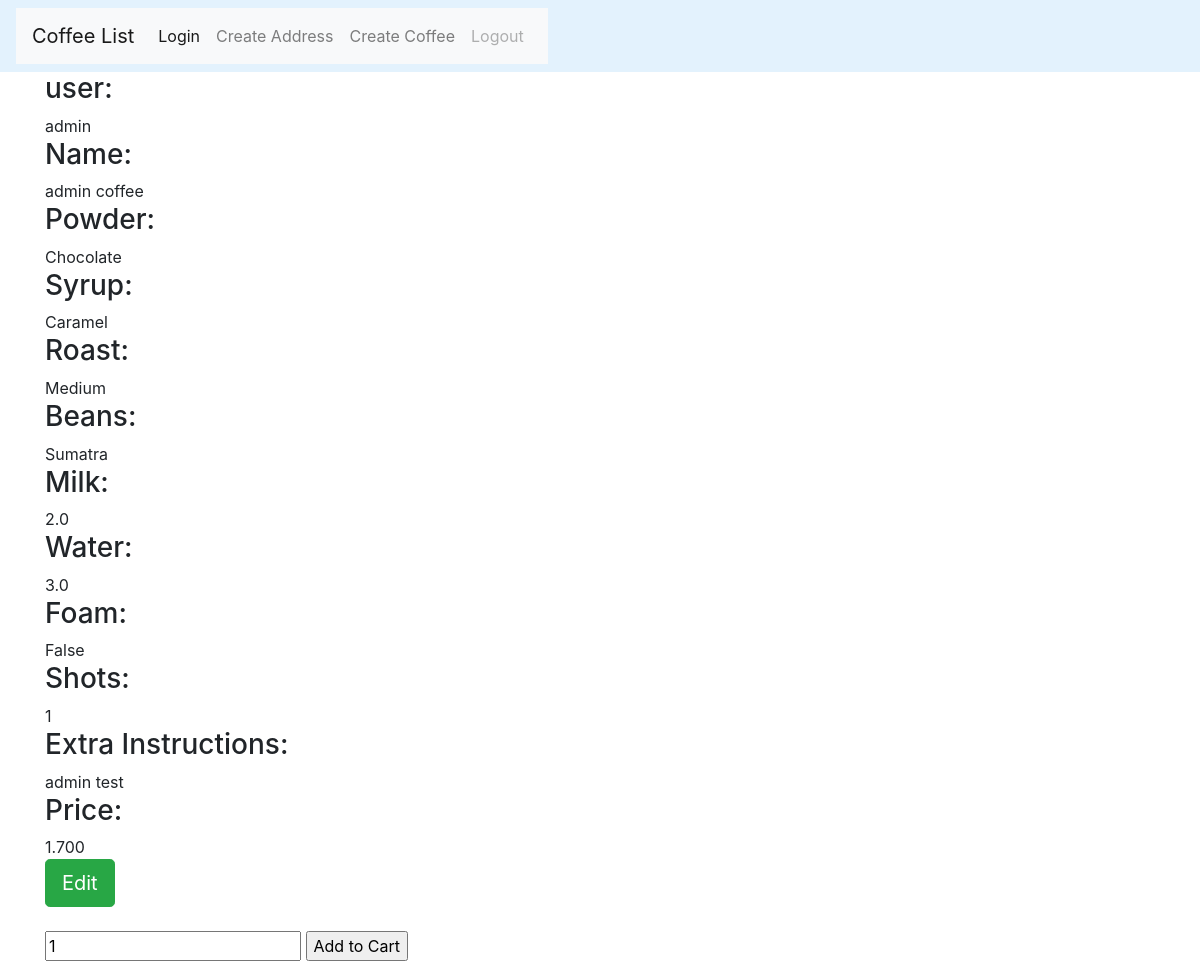
The page /coffee/userCoffeeDetails/11/ (signed in) on the database its author committed.
### coffee/models.py (models this page shows, shortened)
class Coffee(models.Model):
	user=models.ForeignKey(User)
	name=models.CharField(max_length=50)
	powder=models.ManyToManyField(Powder)
	syrup=models.ManyToManyField(Syrup)
	roast=models.ForeignKey(Roast)
	beans=models.ForeignKey(Beans, null=True)
	milk=models.FloatField()
	water=models.FloatField()
	foam=models.BooleanField()
	shots=models.PositiveIntegerField(default=1)
	extra_instruction=models.TextField(null=True)
	price=models.DecimalField(max_digits=5, decimal_places=3, null=True)

class Powder(models.Model):
	name=models.CharField(max_length=50)
	price=models.DecimalField(max_digits=5, decimal_places=3)

class Syrup(models.Model):
	name=models.CharField(max_length=50)
	price=models.DecimalField(max_digits=5, decimal_places=3)

class Roast(models.Model):
	name=models.CharField(max_length=50)
	def __str__(self):
		return(self.name)

class Beans(models.Model):
	name=models.CharField(max_length=50)
	price=models.DecimalField(max_digits=5, decimal_places=3)
	def __str__(self):
		return(self.name)

### coffee/views.py (the view)
# urls.py: url(r'^userCoffeeDetails/(?P<details_id>[\d]+)/$', views.coffeeDetails, name='userCoffeeDetails'),
def coffeeDetails(request, details_id):
    obj_details=Coffee.objects.get(id=details_id)
    if not(request.user.is_superuser or request.user.is_staff or request.user==obj_details.user):
        raise Http404
    context={
        'obj_details':obj_details,
            }
    return render(request,"userCoffeeDetails.html", context)

### coffee/templates/userCoffeeDetails.html (shortened to what this page needs)
{% extends 'base.html' %}
{% load crispy_forms_tags %}
{% block content %}
	<div class='row'>
		<div class='col-sm-6 col-sm-offset-3'>
	<h3>user: </h3>{{obj_details.user}}
	<h3>Name: </h3>{{obj_details.name}}
	<h3>Powder: </h3> {% for powder in obj_details.powder.all %}{{powder.name}} {% endfor %}
	<h3>Syrup: </h3> {% for syrup in obj_details.syrup.all %}{{syrup.name}} 	{% endfor %}
	<h3>Roast: </h3>{{obj_details.roast}}
	<h3>Beans: </h3>{{obj_details.beans}}
	<h3>Milk: </h3>{{obj_details.milk}}
	<h3>Water: </h3>{{obj_details.water}}
	<h3>Foam: </h3>{{obj_details.foam}}
	<h3>Shots: </h3>{{obj_details.shots}}
	<h3>Extra Instructions: </h3>{{obj_details.extra_instruction}}
	<h3>Price: </h3>{{obj_details.price}}<br>
	<a href="{% url 'coffee:updateCoffee' coffee_id=obj_details.id %}" class="btn btn-success btn-lg">Edit</a>
	<br><br>
        <form action="" method="GET">
        <input type="number" name="qty" value="1">
        <input type="submit" name="btn btn-success" value="Add to Cart">
    </form>
</div>
		</div>
{% endblock content %}

### rows shown on the page
Coffee: user "admin", name "admin coffee", roast "Medium", beans "Sumatra", milk "2.0", water "3.0", foam "False", shots "1", extra_instruction "admin test", price "1.700"
Powder: name "Chocolate"
Syrup: name "Caramel"
